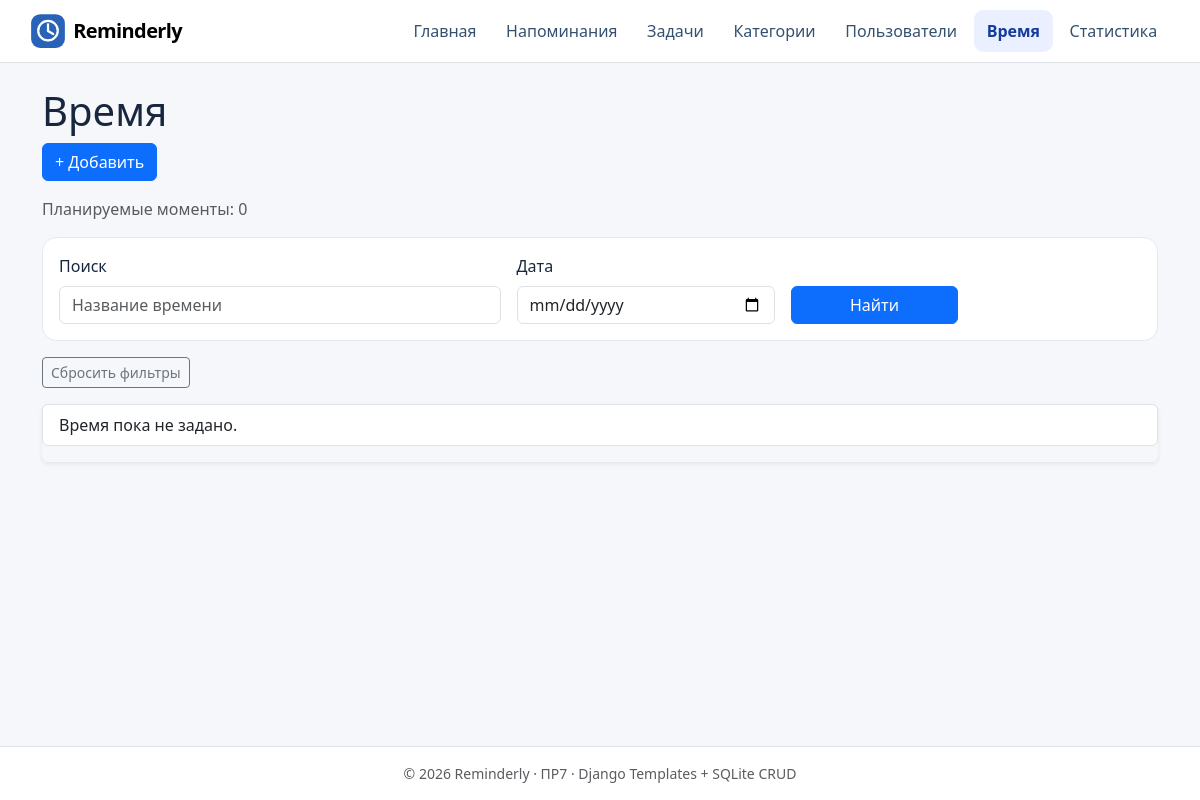
/times/, run on an earlier commit of the app's database.
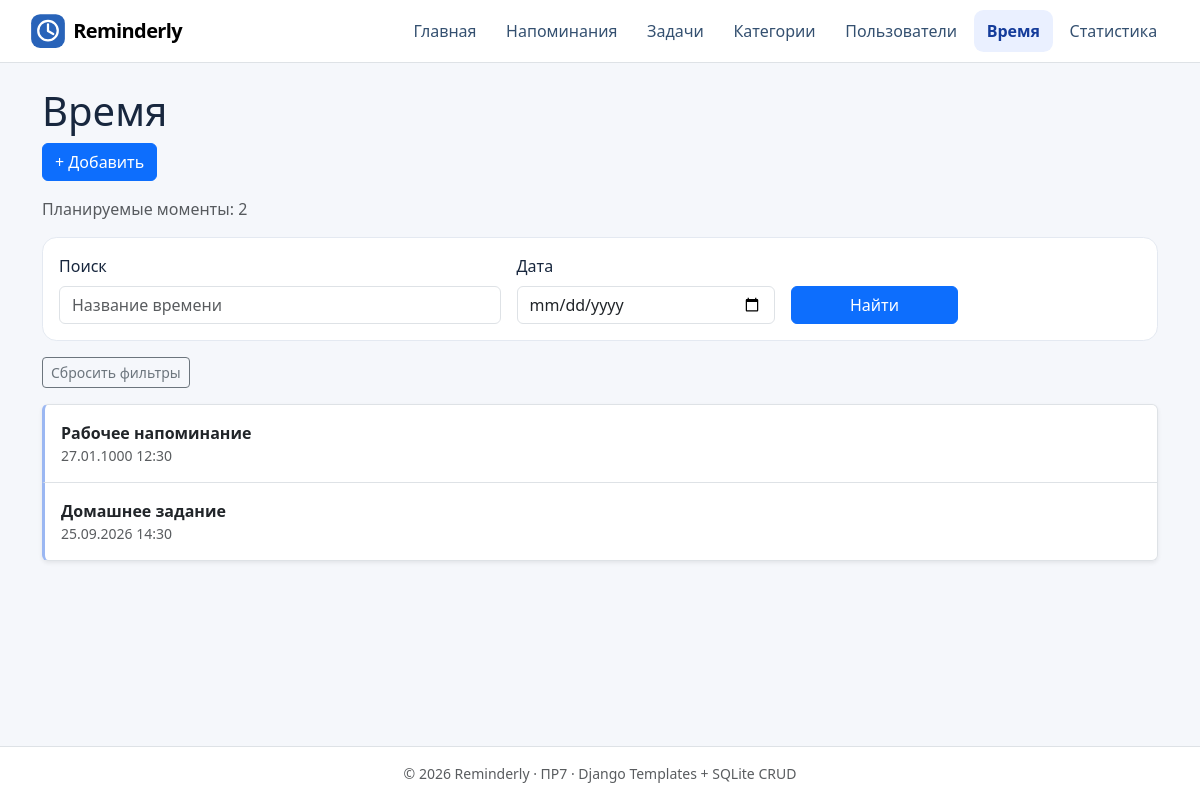
And on a later commit of the database.
### planner/models.py (models this page shows, shortened)
class Time(models.Model):
    label = models.CharField(max_length=120)
    moment = models.DateTimeField()

### planner/views.py (the view)
# urls.py: path("times/", views.times, name="time_list"),
@require_GET
@db_page
def times(request):
    query = _query(request)
    day, date_error = _date_filter(request, "day")
    rows = Time.objects.all()
    if query:
        rows = rows.filter(label__icontains=query)
    if day:
        rows = rows.filter(moment__date=day)
    return render(request, "planner/time_list.html", {
        "times": rows.order_by("moment", "id"), "query": query,
        "day": day, "date_error": date_error,
    })

### planner/views.py (called while the page is built, shortened)
def db_page(func):
    @wraps(func)
    def wrapped(request, *args, **kwargs):
        try:
            return func(request, *args, **kwargs)
        except Http404:
            return render(request, "errors/not_found.html", status=404)
        except (DatabaseError, OSError):
            return render(request, "errors/data_error.html", status=500)
    return wrapped

def _query(request):
    return request.GET.get("q", "").strip()[:100]

def _date_filter(request, name):
    value = request.GET.get(name, "").strip()
    if not value:
        return "", ""

### planner/templates/planner/time_list.html (shortened to what this page needs)
{% extends 'base.html' %}
{% block content %}
<h1>Время</h1>
<div class="mb-3"><a class="btn btn-primary" href="{% url 'planner:time_create' %}">+ Добавить</a></div><p class="text-muted">Планируемые моменты: {{ times|length }}</p>
<form class="card card-body mb-3" method="get" action="{% url 'planner:time_list' %}">
  <div class="row g-3 align-items-end">
    {% include 'planner/includes/search_input.html' with placeholder="Название времени" %}
    <div class="col-md-3"><label class="form-label" for="day">Дата</label>
      <input class="form-control" id="day" name="day" type="date" value="{{ day }}">
    </div>
    <div class="col-md-2"><button type="submit" class="btn btn-primary w-100">Найти</button></div>
  </div>
</form>
<p class="mb-3"><a class="btn btn-outline-secondary btn-sm" href="{% url 'planner:time_list' %}">Сбросить фильтры</a></p>
<div class="list-group shadow-sm">
{% for time in times %}
<a class="list-group-item list-group-item-action entity-item p-3" href="{% url 'planner:time_detail' time.id %}">
  <span class="fw-semibold">{{ time.label|default:'Без названия' }}</span>
  <span class="d-block text-muted small">{{ time.moment|date:'d.m.Y H:i' }}</span>
</a>
{% empty %}<p class="list-group-item">Время пока не задано.</p>{% endfor %}
</div>
{% endblock %}

What changed in the data, as far as the page shows it:
added Time: label "Рабочее напоминание", moment "27.01.1000 12:30"
added Time: label "Домашнее задание", moment "25.09.2026 14:30"
Also different on the page:
{{ times|length }}: "0" → "2"
text no longer shown: "Время пока не задано."
